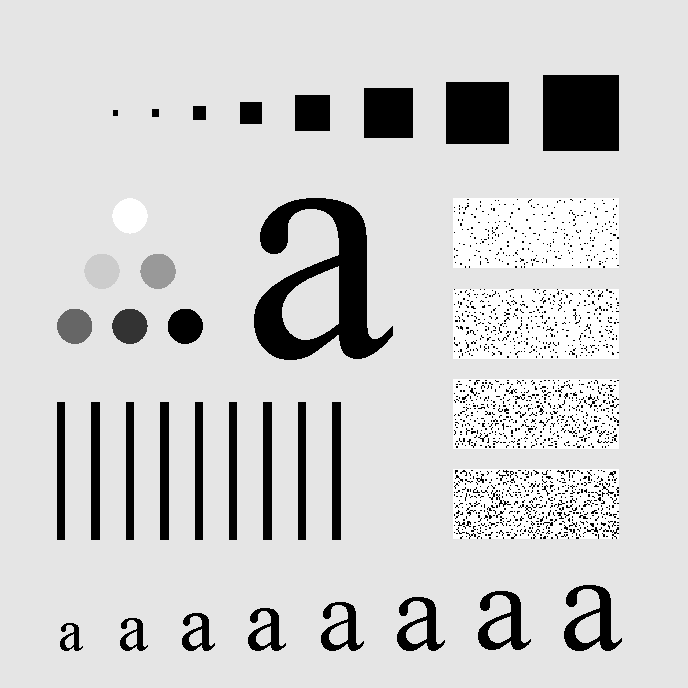
%> input picture myworkspace/picture_analyse_4/Fig0442(a)(characters_test_pattern).tif, 688 x 688 px
$ octave glpf_test.m   (GNU Octave 9; MATLAB toolbox functions it lacks are replaced by stand-ins)
%> lines starting %> are read from the running program, lines starting %| are printed output that depends on the picture
### myworkspace/KEJIAN6/code/glpf.m
function H = glpf(D0,M)
% Create a Gaussian low pass filter

[DX, DY] = meshgrid(1:M);
D2 = (DX-M/2-1).^2+(DY-M/2-1).^2;
H = exp(-D2/(2*D0*D0));

### myworkspace/KEJIAN6/code/glpf_test.m
f = imread('..\data\Fig0442(a)(characters_test_pattern).tif');
%> f is the input picture: size 688x688 uint8; min 0, max 255, mean 207.3
[M,N] = size(f);
%> M = 688; N = 688
P = max(2*[M N]);% Padding size.
%> P = 1376

D0=30;
H = glpf(D0,P);

F = fftshift(fft2(f,P,P));
G = F.*H;
g = real(ifft2(ifftshift(G)));
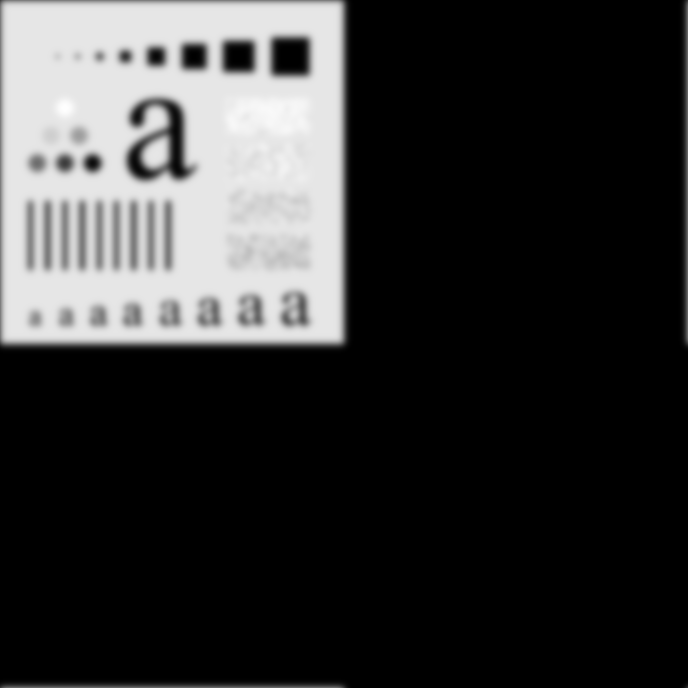
%> g: size 1376x1376 double (shown at 1/2 size); min -1.57e-13, max 253.5, mean 51.8; drawn with min black and max white
g = g(1:M,1:N);
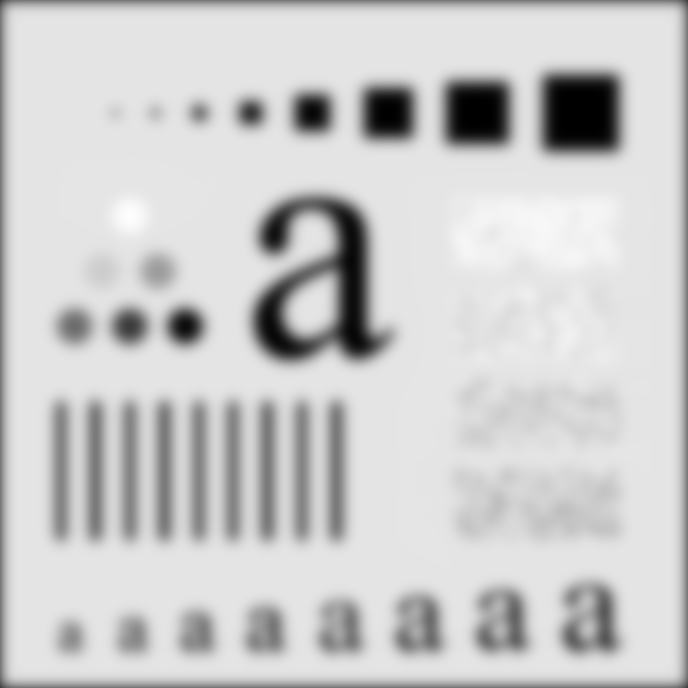
%> g: size 688x688 double; min 9.24e-05, max 253.5, mean 203.5

close all
figure(1),imshow(f,[]);
figure(2),imshow(log(1+abs(F)),[]);
%> after `imshow(log(1+abs(F)),[])`:
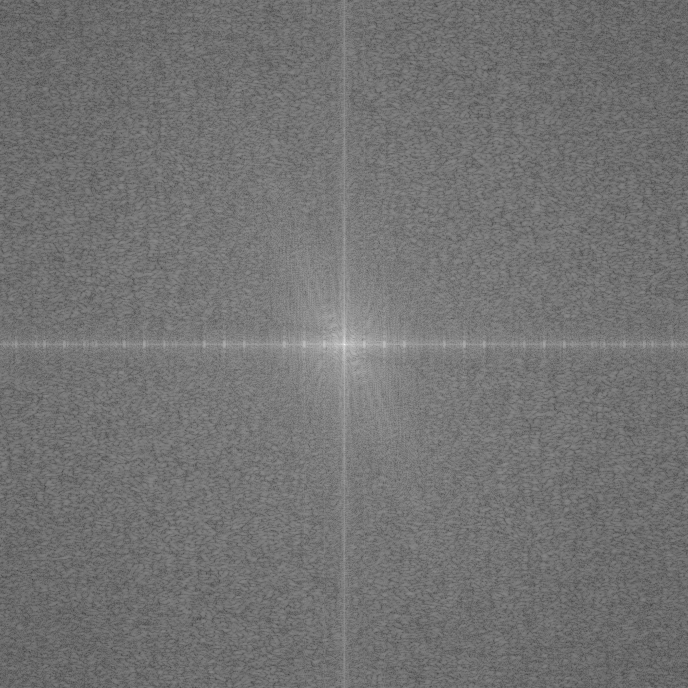
%> displayed picture: size 1376x1376, on the screen's scale of 0 to 255 (shown at 1/2 size); min 0, max 255, mean 114.6
figure(3),mesh(H(1:5:end,1:5:end)),colormap('default');
%> after `colormap('default')`:
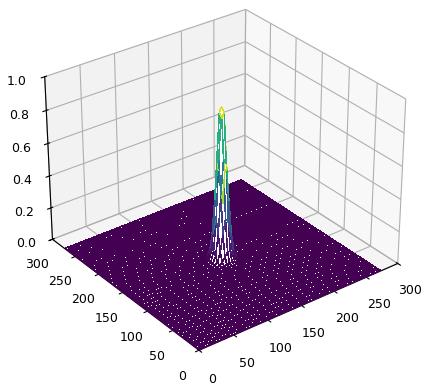
%> figure redrawn from the program's plot data
figure(4),imshow(H,[]);
figure(5),imshow(log(1+abs(G)),[]);
%> after `imshow(log(1+abs(G)),[])`:
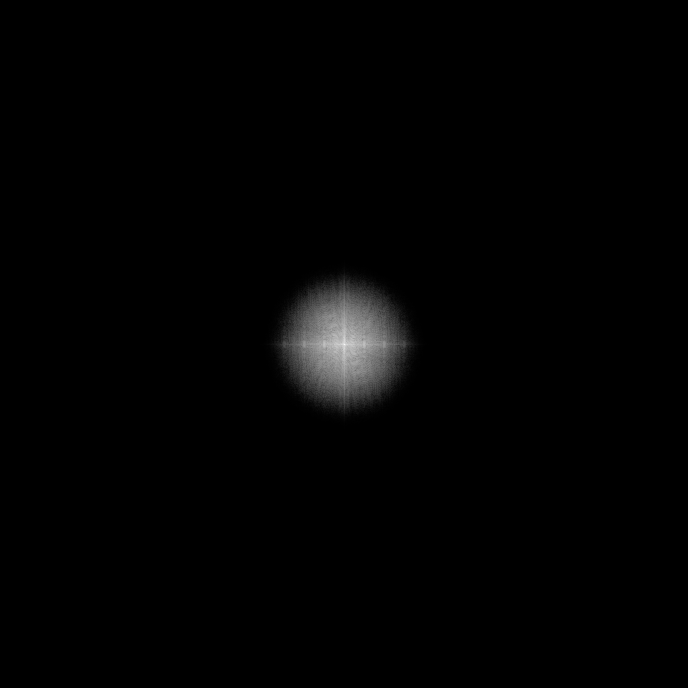
%> displayed picture: size 1376x1376, on the screen's scale of 0 to 255 (shown at 1/2 size); min 0, max 255, mean 2.7
figure(6),imshow(g,[]);
